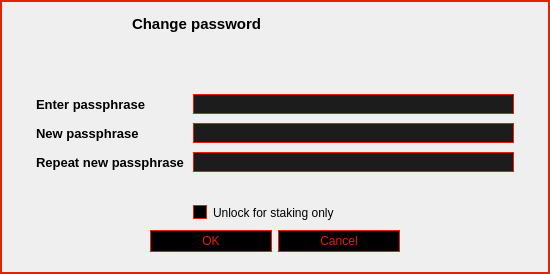
<?xml version="1.0" encoding="UTF-8"?>
<ui version="4.0">
 <class>AskPassphraseDialog</class>
 <widget class="QDialog" name="AskPassphraseDialog">
  <property name="geometry">
   <rect>
    <x>0</x>
    <y>0</y>
    <width>550</width>
    <height>274</height>
   </rect>
  </property>
  <property name="sizePolicy">
   <sizepolicy hsizetype="Preferred" vsizetype="Preferred">
    <horstretch>0</horstretch>
    <verstretch>0</verstretch>
   </sizepolicy>
  </property>
  <property name="minimumSize">
   <size>
    <width>550</width>
    <height>0</height>
   </size>
  </property>
  <property name="windowTitle">
   <string>Passphrase Dialog</string>
  </property>
  <property name="styleSheet">
   <string notr="true">color: #e32105;
background-color: #000;

QLineEdit {
	background-color: #1c1c1c;
    border: 1px solid #e32105;
}


</string>
  </property>
  <layout class="QVBoxLayout" name="verticalLayout">
   <property name="spacing">
    <number>0</number>
   </property>
   <property name="leftMargin">
    <number>0</number>
   </property>
   <property name="topMargin">
    <number>0</number>
   </property>
   <property name="rightMargin">
    <number>0</number>
   </property>
   <property name="bottomMargin">
    <number>0</number>
   </property>
   <item>
    <widget class="QFrame" name="frame">
     <property name="styleSheet">
      <string notr="true">#frame {
	border: 2px solid #e32105;
}</string>
     </property>
     <property name="frameShape">
      <enum>QFrame::StyledPanel</enum>
     </property>
     <property name="frameShadow">
      <enum>QFrame::Raised</enum>
     </property>
     <layout class="QVBoxLayout" name="verticalLayout_2">
      <property name="spacing">
       <number>0</number>
      </property>
      <property name="leftMargin">
       <number>9</number>
      </property>
      <property name="topMargin">
       <number>9</number>
      </property>
      <property name="rightMargin">
       <number>9</number>
      </property>
      <property name="bottomMargin">
       <number>9</number>
      </property>
      <item>
       <widget class="QWidget" name="wCaption" native="true">
        <property name="minimumSize">
         <size>
          <width>0</width>
          <height>35</height>
         </size>
        </property>
        <property name="maximumSize">
         <size>
          <width>16777215</width>
          <height>35</height>
         </size>
        </property>
        <property name="styleSheet">
         <string notr="true"/>
        </property>
        <property name="is_header" stdset="0">
         <bool>true</bool>
        </property>
        <layout class="QHBoxLayout" name="horizontalLayout">
         <property name="leftMargin">
          <number>0</number>
         </property>
         <property name="topMargin">
          <number>0</number>
         </property>
         <property name="rightMargin">
          <number>0</number>
         </property>
         <item>
          <widget class="QLabel" name="lbTitleIcon_Lock">
           <property name="sizePolicy">
            <sizepolicy hsizetype="Preferred" vsizetype="Preferred">
             <horstretch>0</horstretch>
             <verstretch>0</verstretch>
            </sizepolicy>
           </property>
           <property name="minimumSize">
            <size>
             <width>32</width>
             <height>32</height>
            </size>
           </property>
           <property name="maximumSize">
            <size>
             <width>32</width>
             <height>32</height>
            </size>
           </property>
           <property name="text">
            <string/>
           </property>
           <property name="pixmap">
            <pixmap resource="../triangles.qrc">:/menu_32/lock</pixmap>
           </property>
          </widget>
         </item>
         <item>
          <widget class="QLabel" name="lbTitleIcon_Unlock">
           <property name="sizePolicy">
            <sizepolicy hsizetype="Preferred" vsizetype="Preferred">
             <horstretch>0</horstretch>
             <verstretch>0</verstretch>
            </sizepolicy>
           </property>
           <property name="minimumSize">
            <size>
             <width>32</width>
             <height>32</height>
            </size>
           </property>
           <property name="maximumSize">
            <size>
             <width>32</width>
             <height>32</height>
            </size>
           </property>
           <property name="text">
            <string/>
           </property>
           <property name="pixmap">
            <pixmap resource="../triangles.qrc">:/menu_32/unlock</pixmap>
           </property>
          </widget>
         </item>
         <item>
          <widget class="QLabel" name="lbTitleIcon_Passphrase">
           <property name="sizePolicy">
            <sizepolicy hsizetype="Preferred" vsizetype="Preferred">
             <horstretch>0</horstretch>
             <verstretch>0</verstretch>
            </sizepolicy>
           </property>
           <property name="minimumSize">
            <size>
             <width>32</width>
             <height>32</height>
            </size>
           </property>
           <property name="maximumSize">
            <size>
             <width>32</width>
             <height>32</height>
            </size>
           </property>
           <property name="text">
            <string/>
           </property>
           <property name="pixmap">
            <pixmap resource="../triangles.qrc">:/menu_32/passphrase</pixmap>
           </property>
          </widget>
         </item>
         <item>
          <spacer name="horizontalSpacer_26">
           <property name="orientation">
            <enum>Qt::Horizontal</enum>
           </property>
           <property name="sizeType">
            <enum>QSizePolicy::Fixed</enum>
           </property>
           <property name="sizeHint" stdset="0">
            <size>
             <width>7</width>
             <height>20</height>
            </size>
           </property>
          </spacer>
         </item>
         <item>
          <widget class="QLabel" name="lbTitle">
           <property name="sizePolicy">
            <sizepolicy hsizetype="Preferred" vsizetype="Preferred">
             <horstretch>0</horstretch>
             <verstretch>0</verstretch>
            </sizepolicy>
           </property>
           <property name="font">
            <font>
             <pointsize>11</pointsize>
             <weight>75</weight>
             <bold>true</bold>
             <stylestrategy>PreferAntialias</stylestrategy>
            </font>
           </property>
           <property name="styleSheet">
            <string notr="true"/>
           </property>
           <property name="text">
            <string>Change password</string>
           </property>
          </widget>
         </item>
         <item>
          <widget class="QPushButton" name="bClose">
           <property name="minimumSize">
            <size>
             <width>30</width>
             <height>30</height>
            </size>
           </property>
           <property name="maximumSize">
            <size>
             <width>30</width>
             <height>30</height>
            </size>
           </property>
           <property name="styleSheet">
            <string notr="true">QPushButton {	
	image: url(:/icons/close_normal);
	border: 0px solid gray;
}

QPushButton:pressed:flat {
	image: url(:/icons/close_normal);
}

QPushButton:hover {
	image: url(:/icons/close_hover);
}</string>
           </property>
           <property name="text">
            <string notr="true"/>
           </property>
           <property name="flat">
            <bool>true</bool>
           </property>
          </widget>
         </item>
        </layout>
       </widget>
      </item>
      <item>
       <layout class="QHBoxLayout" name="horizontalLayout_3">
        <property name="spacing">
         <number>0</number>
        </property>
        <property name="leftMargin">
         <number>25</number>
        </property>
        <property name="topMargin">
         <number>9</number>
        </property>
        <property name="rightMargin">
         <number>25</number>
        </property>
        <property name="bottomMargin">
         <number>9</number>
        </property>
        <item>
         <widget class="QLabel" name="warningLabel">
          <property name="font">
           <font>
            <pointsize>10</pointsize>
            <weight>50</weight>
            <bold>false</bold>
           </font>
          </property>
          <property name="textFormat">
           <enum>Qt::RichText</enum>
          </property>
          <property name="wordWrap">
           <bool>true</bool>
          </property>
          <property name="margin">
           <number>0</number>
          </property>
         </widget>
        </item>
       </layout>
      </item>
      <item>
       <layout class="QFormLayout" name="formLayout">
        <property name="fieldGrowthPolicy">
         <enum>QFormLayout::AllNonFixedFieldsGrow</enum>
        </property>
        <property name="horizontalSpacing">
         <number>9</number>
        </property>
        <property name="verticalSpacing">
         <number>9</number>
        </property>
        <property name="leftMargin">
         <number>25</number>
        </property>
        <property name="topMargin">
         <number>15</number>
        </property>
        <property name="rightMargin">
         <number>25</number>
        </property>
        <property name="bottomMargin">
         <number>9</number>
        </property>
        <item row="0" column="0">
         <widget class="QLabel" name="passLabel1">
          <property name="font">
           <font>
            <pointsize>10</pointsize>
            <weight>75</weight>
            <bold>true</bold>
           </font>
          </property>
          <property name="text">
           <string>Enter passphrase</string>
          </property>
         </widget>
        </item>
        <item row="0" column="1">
         <widget class="QLineEdit" name="passEdit1">
          <property name="minimumSize">
           <size>
            <width>0</width>
            <height>20</height>
           </size>
          </property>
          <property name="styleSheet">
           <string notr="true">QLineEdit
{
    background-color: #1c1c1c;
    border: 1px solid #e32105;
}</string>
          </property>
          <property name="echoMode">
           <enum>QLineEdit::Password</enum>
          </property>
         </widget>
        </item>
        <item row="1" column="0">
         <widget class="QLabel" name="passLabel2">
          <property name="font">
           <font>
            <pointsize>10</pointsize>
            <weight>75</weight>
            <bold>true</bold>
           </font>
          </property>
          <property name="text">
           <string>New passphrase</string>
          </property>
         </widget>
        </item>
        <item row="1" column="1">
         <widget class="QLineEdit" name="passEdit2">
          <property name="minimumSize">
           <size>
            <width>0</width>
            <height>20</height>
           </size>
          </property>
          <property name="styleSheet">
           <string notr="true">QLineEdit
{
    background-color: #1c1c1c;
    border: 1px solid #e32105;
}</string>
          </property>
          <property name="echoMode">
           <enum>QLineEdit::Password</enum>
          </property>
         </widget>
        </item>
        <item row="2" column="0">
         <widget class="QLabel" name="passLabel3">
          <property name="font">
           <font>
            <pointsize>10</pointsize>
            <weight>75</weight>
            <bold>true</bold>
           </font>
          </property>
          <property name="text">
           <string>Repeat new passphrase</string>
          </property>
         </widget>
        </item>
        <item row="2" column="1">
         <widget class="QLineEdit" name="passEdit3">
          <property name="minimumSize">
           <size>
            <width>0</width>
            <height>20</height>
           </size>
          </property>
          <property name="styleSheet">
           <string notr="true">QLineEdit
{
    background-color: #1c1c1c;
    border: 1px solid #e32105;
}</string>
          </property>
          <property name="echoMode">
           <enum>QLineEdit::Password</enum>
          </property>
         </widget>
        </item>
        <item row="4" column="1">
         <widget class="QCheckBox" name="stakingCheckBox">
          <property name="sizePolicy">
           <sizepolicy hsizetype="Minimum" vsizetype="Fixed">
            <horstretch>0</horstretch>
            <verstretch>0</verstretch>
           </sizepolicy>
          </property>
          <property name="visible">
           <bool>true</bool>
          </property>
          <property name="styleSheet">
           <string notr="true">QCheckBox::indicator { 
	border:1px solid #e32105;
	background-color: #000;
	}

QCheckBox::indicator:checked {
	image:url(:/icons/checkbox);
	padding: 1px;
	}</string>
          </property>
          <property name="text">
           <string>Unlock for staking only</string>
          </property>
         </widget>
        </item>
        <item row="3" column="1">
         <widget class="QLabel" name="capsLabel">
          <property name="enabled">
           <bool>true</bool>
          </property>
          <property name="font">
           <font>
            <pointsize>10</pointsize>
            <weight>75</weight>
            <bold>true</bold>
           </font>
          </property>
          <property name="text">
           <string/>
          </property>
          <property name="alignment">
           <set>Qt::AlignCenter</set>
          </property>
         </widget>
        </item>
       </layout>
      </item>
      <item>
       <layout class="QHBoxLayout" name="horizontalLayout_2">
        <property name="spacing">
         <number>0</number>
        </property>
        <property name="rightMargin">
         <number>0</number>
        </property>
        <item>
         <widget class="QDialogButtonBox" name="buttonBox">
          <property name="sizePolicy">
           <sizepolicy hsizetype="Expanding" vsizetype="Expanding">
            <horstretch>0</horstretch>
            <verstretch>0</verstretch>
           </sizepolicy>
          </property>
          <property name="styleSheet">
           <string notr="true">QPushButton {
	background-color: #000;
	color: #e32105;
	border: 1px solid #e32105;
	max-height: 20px;
	min-height: 20px;
	max-width: 120px;
	min-width: 120px;
}

QPushButton:hover {
	background-color: #3d0e04;
}

QPushButton:pressed:flat {
	color: #000;
	background-color: #e32105;
}

QPushButton:!enabled {
	background-color: #000;
	border: 1px solid #3d0e04;
	color: #3d0e04;
}</string>
          </property>
          <property name="orientation">
           <enum>Qt::Horizontal</enum>
          </property>
          <property name="standardButtons">
           <set>QDialogButtonBox::Cancel|QDialogButtonBox::Ok</set>
          </property>
          <property name="centerButtons">
           <bool>true</bool>
          </property>
         </widget>
        </item>
       </layout>
      </item>
      <item>
       <spacer name="verticalSpacer">
        <property name="orientation">
         <enum>Qt::Vertical</enum>
        </property>
        <property name="sizeType">
         <enum>QSizePolicy::Fixed</enum>
        </property>
        <property name="sizeHint" stdset="0">
         <size>
          <width>20</width>
          <height>10</height>
         </size>
        </property>
       </spacer>
      </item>
     </layout>
    </widget>
   </item>
  </layout>
 </widget>
 <resources>
  <include location="../triangles.qrc"/>
 </resources>
 <connections>
  <connection>
   <sender>buttonBox</sender>
   <signal>accepted()</signal>
   <receiver>AskPassphraseDialog</receiver>
   <slot>accept()</slot>
   <hints>
    <hint type="sourcelabel">
     <x>248</x>
     <y>254</y>
    </hint>
    <hint type="destinationlabel">
     <x>157</x>
     <y>274</y>
    </hint>
   </hints>
  </connection>
  <connection>
   <sender>buttonBox</sender>
   <signal>rejected()</signal>
   <receiver>AskPassphraseDialog</receiver>
   <slot>reject()</slot>
   <hints>
    <hint type="sourcelabel">
     <x>316</x>
     <y>260</y>
    </hint>
    <hint type="destinationlabel">
     <x>286</x>
     <y>274</y>
    </hint>
   </hints>
  </connection>
  <connection>
   <sender>bClose</sender>
   <signal>clicked()</signal>
   <receiver>AskPassphraseDialog</receiver>
   <slot>reject()</slot>
   <hints>
    <hint type="sourcelabel">
     <x>558</x>
     <y>25</y>
    </hint>
    <hint type="destinationlabel">
     <x>291</x>
     <y>138</y>
    </hint>
   </hints>
  </connection>
 </connections>
</ui>
